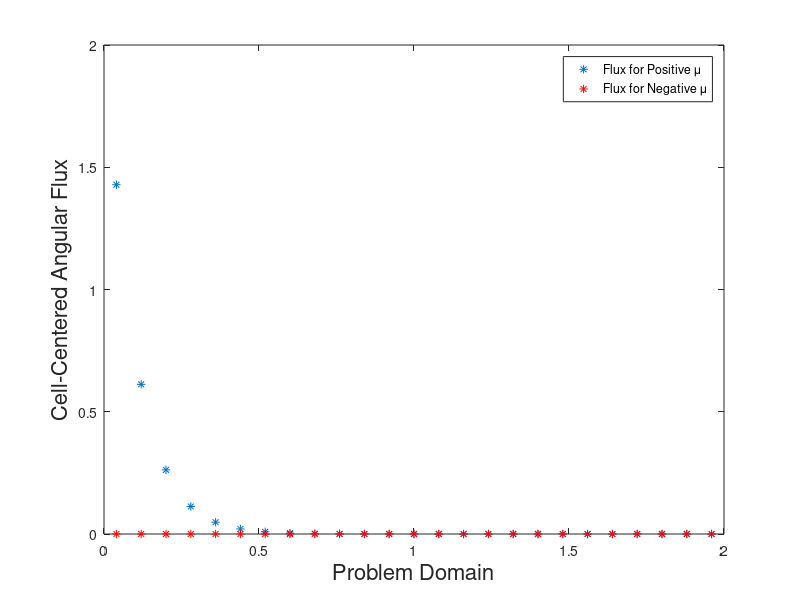

MATLAB code for this plot:
% HW4, Question 3
clear all

fontsize = 16;

alpha = 0;
mu = 0.1;
Et = 1.0;
Es = 0.0;


h = 0.08;

mesh = 0:h:2;
elem_length = mesh(2);
coordinates = 0:(elem_length / 2):2;

q = 0.0 .* coordinates;

if (elem_length > 2 * mu / Et)
    disp('Warning: Negative flux!')
end

% initialize
psi = zeros(1, length(coordinates));
psi_n = zeros(1, length(coordinates));
phi = zeros(1, length(coordinates(2:2:end)));

psi(1) = 2.0; % incoming flux boundary condition

% positive sweep
i = 1;

while i <= (length(coordinates) - 2)
    % compute cell-centered value
    psi(i + 1) = (q(i+1) + (2 / (1 + alpha)) * (abs(mu) * psi(i) ./ elem_length)) / (Et + (2 / (1 + alpha)) * abs(mu) / elem_length);

    % compute out-going value
    psi(i + 2) = (2 / (1 + alpha)) * psi(i + 1) - ((1 - alpha)/(1 + alpha)) * psi(i);

    % move to next cell
    i = i + 2;
end

% negative sweep - store the outgoing flux to apply periodic BC
i = length(coordinates);
psi_n(i) = psi(end);

while i > 2
    
    % compute the cell-centered flux
    psi_n(i - 1) = (q(i-1) + (2/(1 - alpha)) * (mu * psi_n(i) / elem_length)) / (Et + 2 * mu / (elem_length * (1 - alpha)));
    
    % compute the outgoing face flux
    psi_n(i - 2) = (2 / (1 - alpha)) * psi_n(i-1) - ((1+alpha)/(1-alpha)) * psi_n(i);
    
    i = i - 2;
end


% plot the cell-centered values of angular flux
plot(coordinates(2:2:end), psi(2:2:end), '*', coordinates(2:2:end), psi_n(2:2:end), 'r*')
legend('Flux for Positive \mu', 'Flux for Negative \mu')
xlabel('Problem Domain', 'FontSize', fontsize)
ylabel('Cell-Centered Angular Flux', 'FontSize', fontsize)
saveas(gcf, 'AngularFluxh08', 'jpeg')
close all


% apply "quadrature rule" to get scalar flux
phi = psi(2:2:end) + psi_n(2:2:end); % equal weights of 1

% plot the scalar flux for part a
subplot(3, 2, 1)
plot(coordinates(2:2:end), phi, '*')
legend(sprintf('h = %.2f', h))
xlabel('Problem Domain', 'FontSize', fontsize-2)
ylabel('Scalar Flux', 'FontSize', fontsize-2)
%saveas(gcf, 'ScalarFlux', 'jpeg')
%close all
